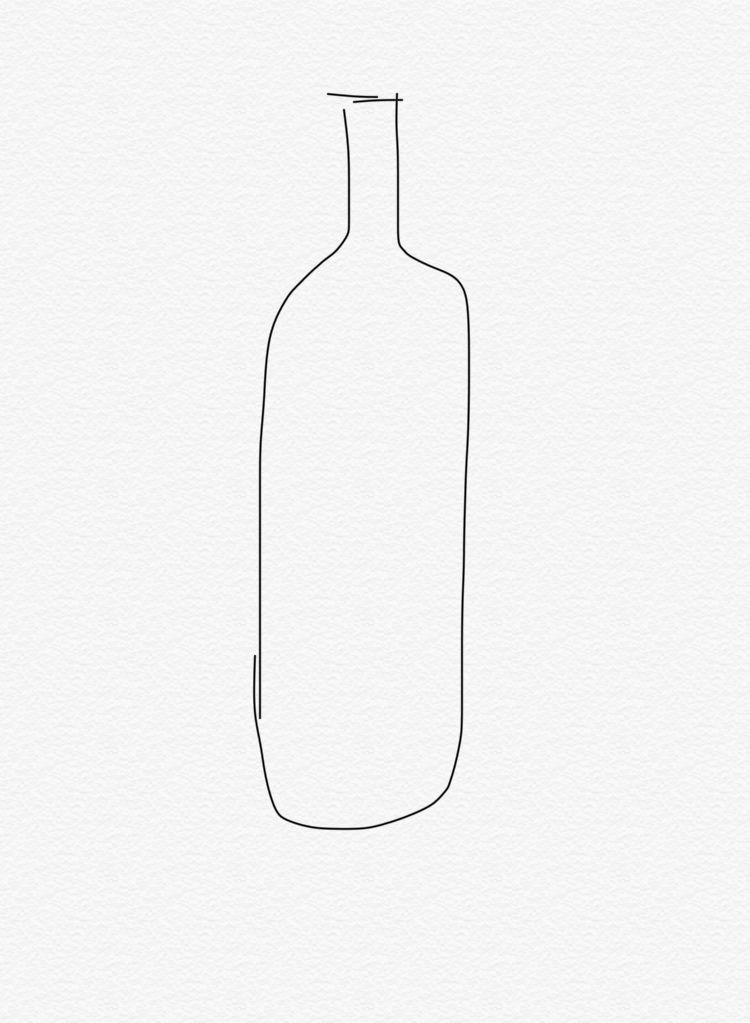
#> input picture IMG_0195.jpg, 750 x 1023 px; its folder holds only this picture in this run
$ python click_and_crop.py --dataset ..
#> lines starting #> are read from the running program, lines starting #| are printed output that depends on the picture
### Small_Object_Classification  and_Detection/paths.py
import os
def list_images(basePath):
  return list_files(basePath, validex=(".jpg","jpeg","png"))

def list_files(basePath, validex=(".jpg","jpeg","png")):
  for (rootdir,dirname,filename) in os.walk(basePath):
      for file in filename:
          ext=file[file.rfind("."):].lower()
          if ext.endswith(validex):
              imagepath=os.path.join(rootdir,file)
              yield imagepath

### Small_Object_Classification  and_Detection/click_and_crop.py

import argparse
from paths import list_images
import cv2


ref=[]
cropping=False

def click_and_crop(event,x,y,flags,paramter):
    global ref,cropping

    if event ==cv2.EVENT_LBUTTONDOWN:
        ref=[(x,y)]
        cropping=True

    elif event==cv2.EVENT_LBUTTONUP:
        ref.append((x,y))
        cropping=False

    cv2.rectangle(image,ref[0],ref[1],(0,255,0),2)
    cv2.imshow("image%d"%i,image)


ap=argparse.ArgumentParser()
ap.add_argument('-d','--dataset', required=True, help="path to orginal")
args=vars(ap.parse_args())


image_paths=list(list_images(args["dataset"]))
for i,image in enumerate(image_paths):
    image =cv2.imread(image)
#> image is the input picture: shape (1023, 750, 3); min 0, max 251, mean 244.1
    image = cv2.resize(image,(800,600),interpolation=cv2.INTER_AREA)
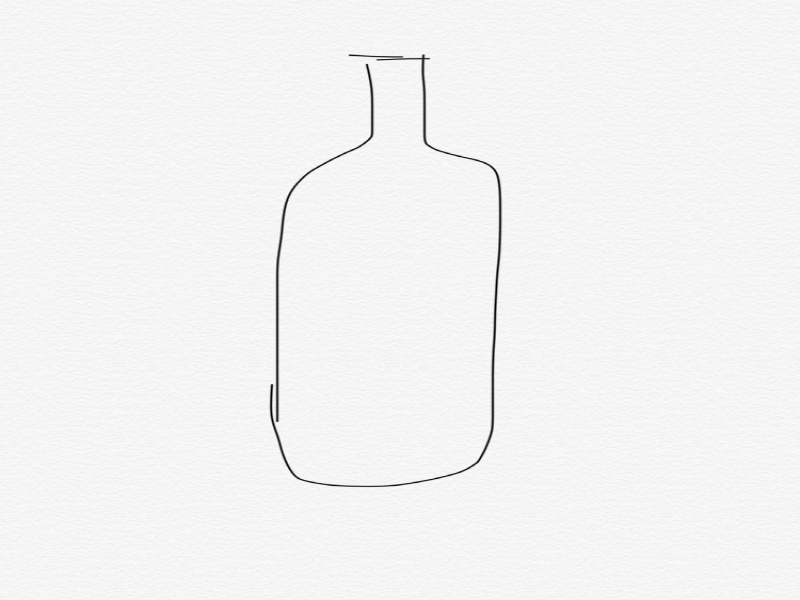
#> image: shape (600, 800, 3); min 0, max 251, mean 244
    copy=image.copy()
    i=i+290
    cv2.namedWindow("image%d"%i)
    #cv2.resizeWindow("image", 1980, 1060)
    cv2.setMouseCallback("image%d"%i,click_and_crop)
    #cv.SetMouseCallback(windowName, onMouse)

    while True:
        cv2.imshow("image%d"%i,image)
        key = cv2.waitKey(1) & 0xFF
#> (key Esc is pressed here)
    # waitKey(0) will display the window infinitely until any keypress

        if key == ord("r"):#reset region
            image= copy.copy()

        elif key == ord("s"): #skip blury image
            break

        elif key == ord("c"):
            break

    if len(ref) == 2:
        region=copy[ref[0][1]:ref[1][1],ref[0][0]:ref[1][0]]
        cv2.imshow("cropped",region)
        cv2.imwrite(r'C:\Users\Desktop\crop_image\crop_image\%d.jpg'%i,region)
        cv2.waitKey(0)

        cv2.destroyAllWindows()

$ run again, on IMG_0200.jpg
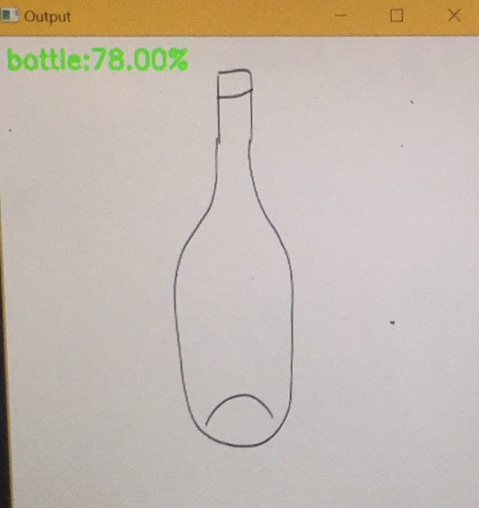
#> input picture IMG_0200.jpg, 479 x 508 px
#> image is the input picture: shape (508, 479, 3); mean B, G, R 176.7, 186.5, 196.7
#> `image = cv2.resize(image,(800,600),interpolation=cv2.INTER_AREA)`:
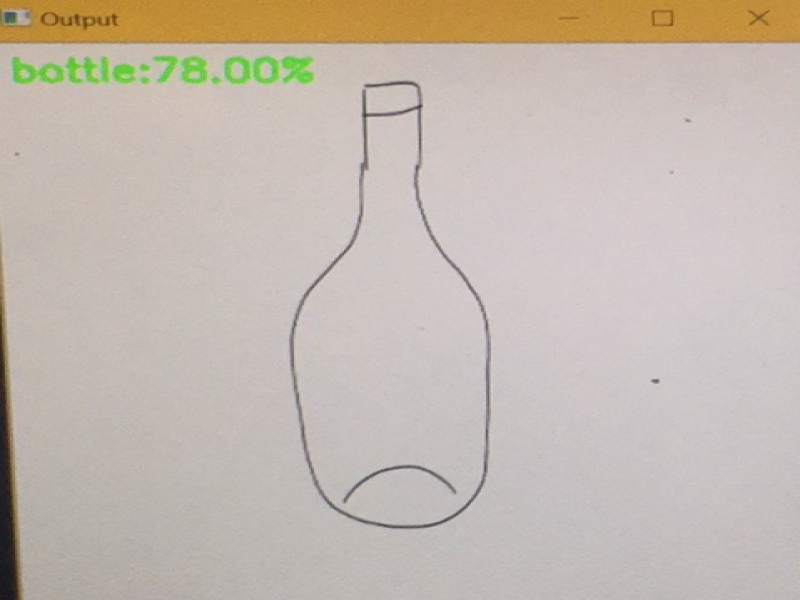
#> image: shape (600, 800, 3); mean B, G, R 176.6, 186.4, 196.6

$ run again, on IMG_0196.jpg
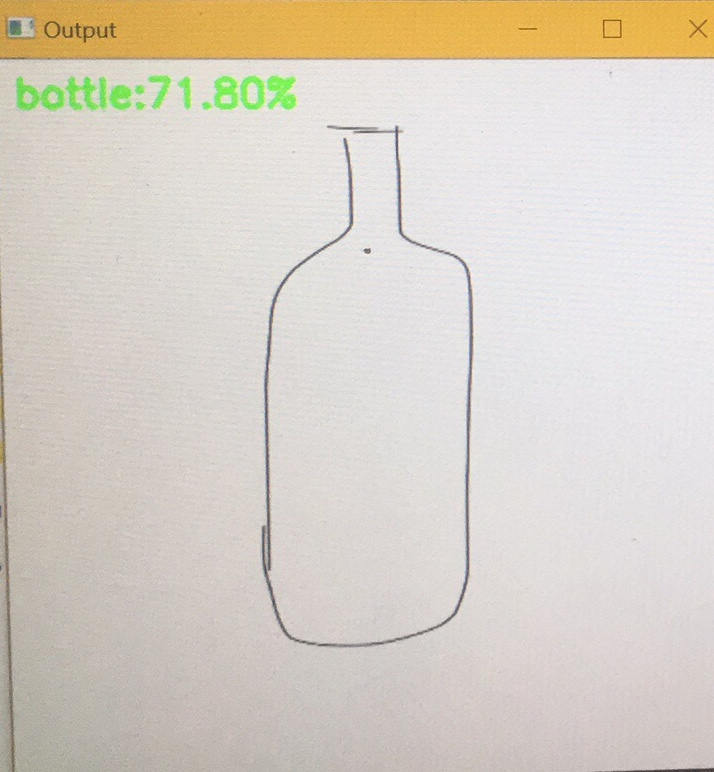
#> input picture IMG_0196.jpg, 714 x 772 px
#> image is the input picture: shape (772, 714, 3); mean B, G, R 198.8, 209.6, 216.7
#> `image = cv2.resize(image,(800,600),interpolation=cv2.INTER_AREA)`:
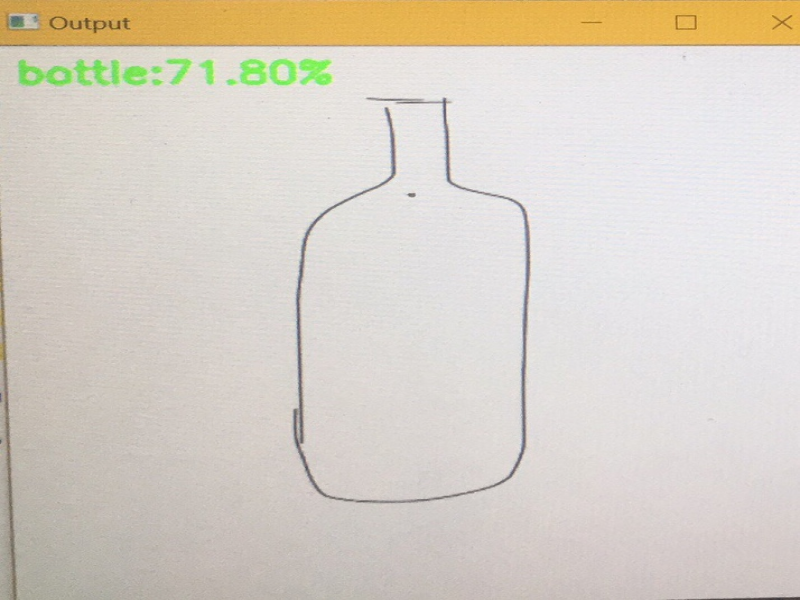
#> image: shape (600, 800, 3); mean B, G, R 198.7, 209.5, 216.6

$ run again, on IMG_0197.jpg
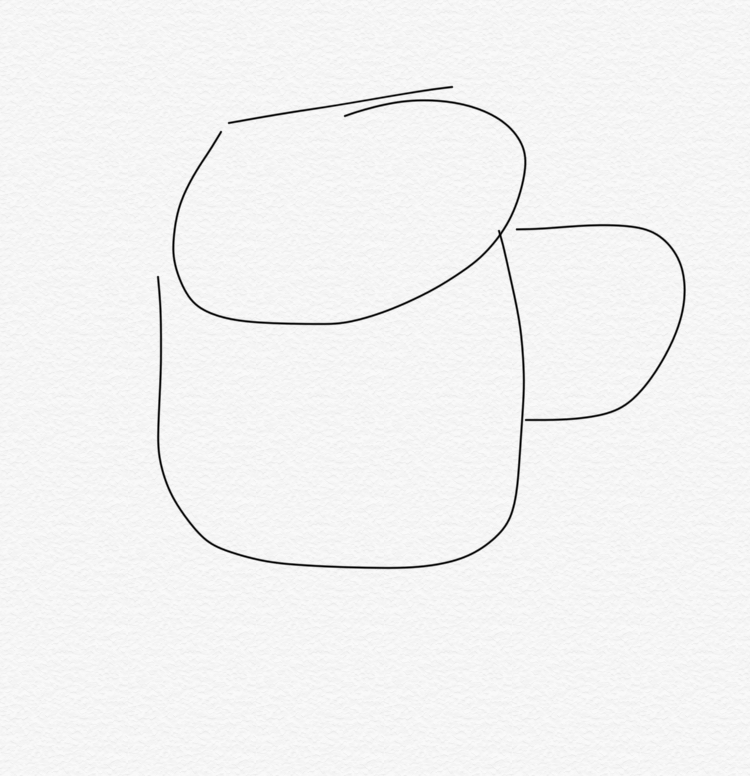
#> input picture IMG_0197.jpg, 750 x 776 px
#> image is the input picture: shape (776, 750, 3); min 0, max 252, mean 243.3
#> `image = cv2.resize(image,(800,600),interpolation=cv2.INTER_AREA)`:
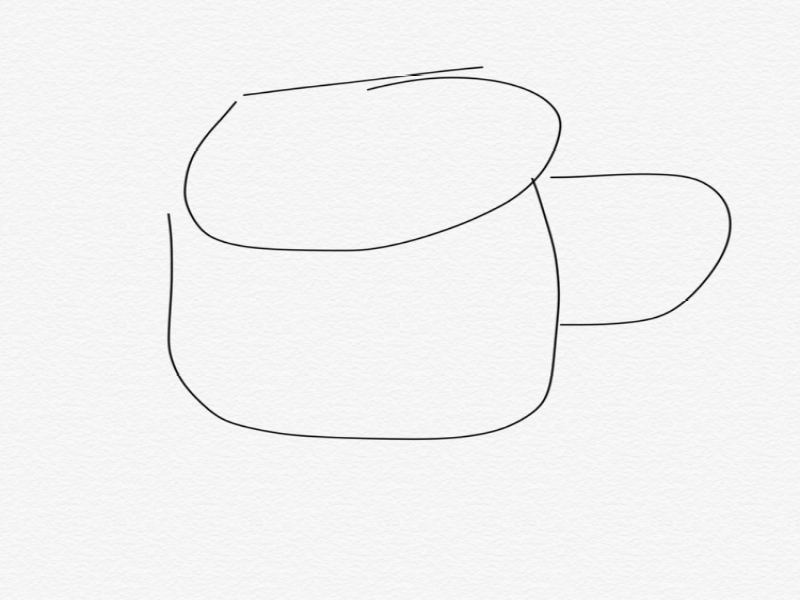
#> image: shape (600, 800, 3); min 1, max 252, mean 243.2
